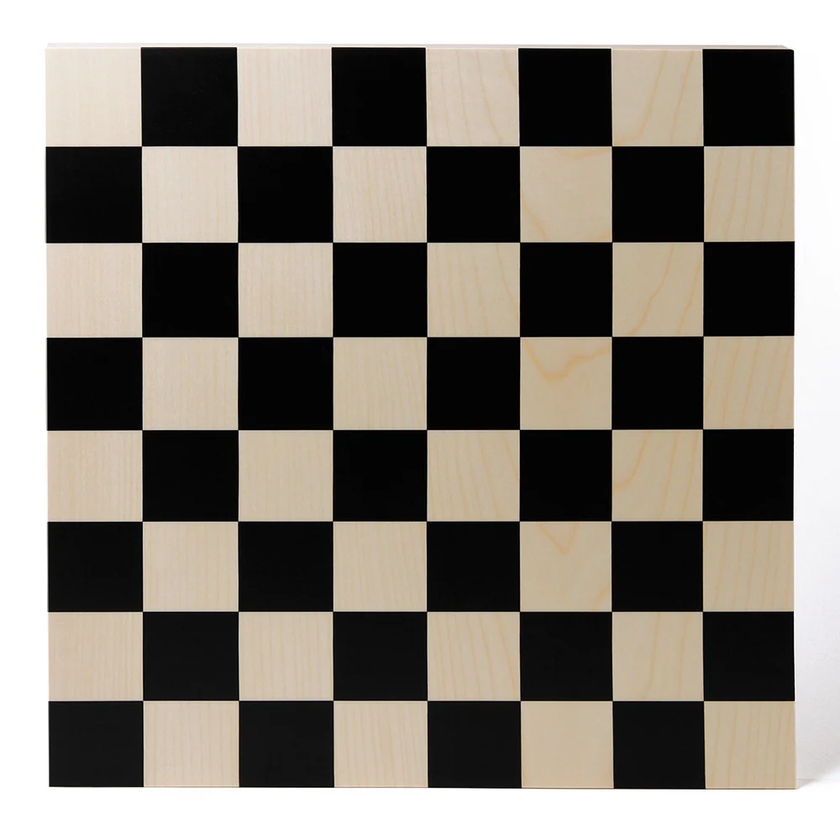
#> input picture twt/assets/chessboard.png, 840 x 840 px, shrunk from 1000 x 1000 before the run
$ python tutorial6.py
#> lines starting #> are read from the running program, lines starting #| are printed output that depends on the picture; after the words box and inside, x2 and y2 are one past the last pixel; in counts of white or black regions, pixels touching at a corner belong together
import numpy as np
import cv2

# edge, corner detection


img = cv2.imread('assets/chessboard.png')
#> img is the input picture: shape (840, 840, 3); mean B, G, R 122.4, 131.2, 137.2


# grayscale conversion
gray = cv2.cvtColor(img, cv2.COLOR_BGR2GRAY)
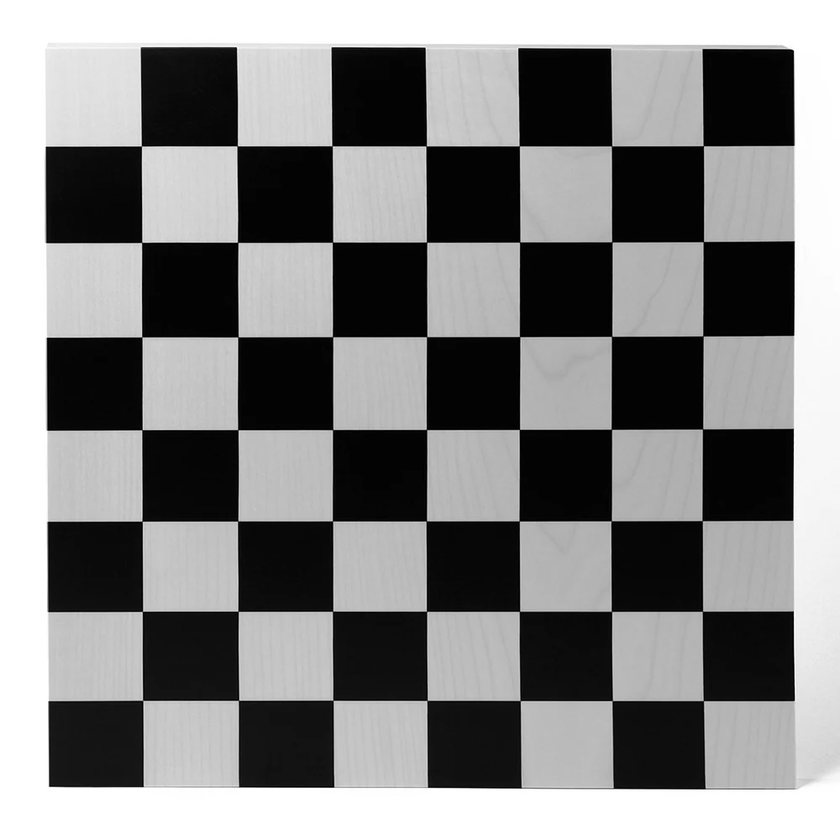
#> gray: shape (840, 840); min 0, max 255, mean 132

# shi-tomasi corner detection algo
corners = cv2.goodFeaturesToTrack(gray, 5, 0.5, 100)   # src img, num of corners. min quality, min euclidean distance betn corners
#> corners = [[333, 786], [331, 145], [142, 146], [50, 785], [47, 338]]

# convert corners into int
corners = np.intp(corners)
# print(corners) # default are floating point vals

for corner in corners:  # gives an 2d array
   # print(corner)
   x, y = corner.ravel()   # get one corner coordinates, .ravel() flattens an array
   cv2.circle(img, (x,y), 10, (255,127,0), -1)  # drawing circles in the corner coordinates
#> this loop made 5 passes
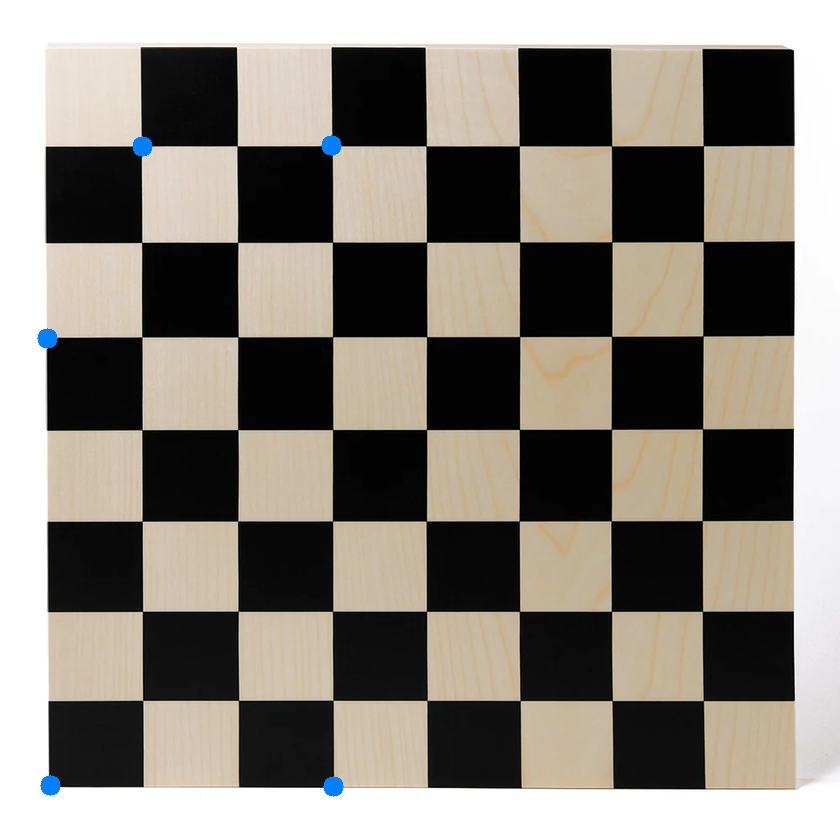
#> img: shape (840, 840, 3); 0.22% of pixels changed, all inside (x1, y1, x2, y2) = (37, 135, 344, 797)


# draw random colored lines between every corners

for i in range(len(corners)): # loop through all corners
   for j in range(i+1, len(corners)):
      # loop through all of the other corners that we haven;t already looped through

      # get two pairs of corners
      corner1 = tuple(corners[i][0])  # as here corners is not flattned so is in the form of [[x,y]]
      # converting to tuples (parameter requirement) as they are list by default
      corner2 = tuple(corners[j][0])

      color = tuple(map(lambda x: int(x), np.random.randint(0,255, size = 3)))   #generate random color, only returns a list, & random ints generated are not all integers (32, 64 bits) when we only want 8bit ints, hence we need to convert them into regular python integers -> map() -> applies the given func to all the element in the arr and returns new arr
      # tuple cast -> parameter req for color
      cv2.line(img, corner1, corner2, color, 1)
#> this loop made 5 passes
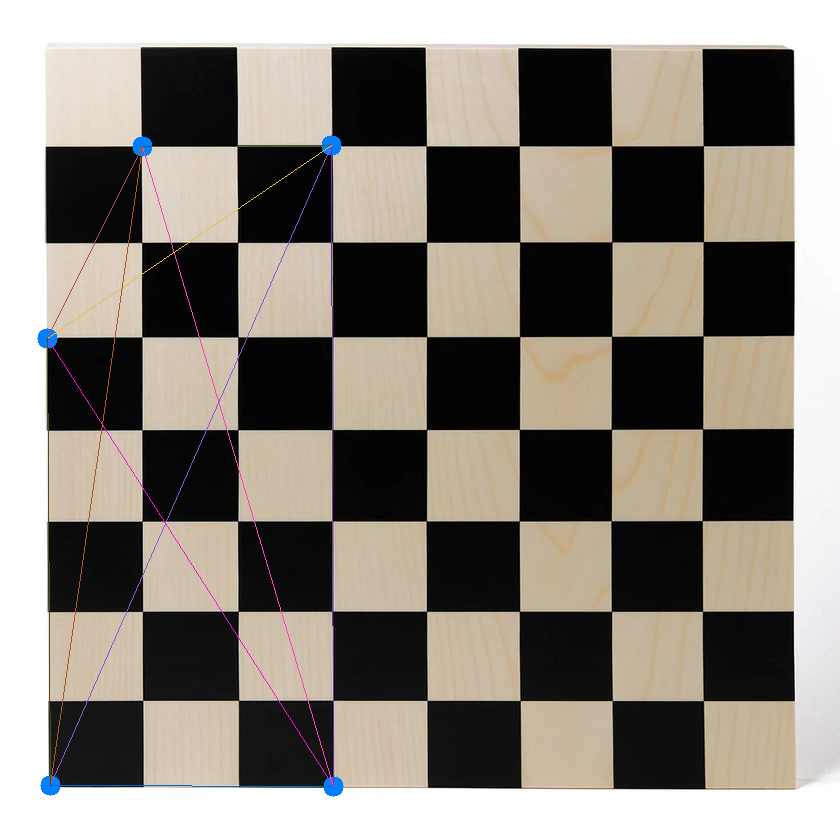
#> img: shape (840, 840, 3); 0.62% of pixels changed, all inside (x1, y1, x2, y2) = (47, 145, 334, 787)


cv2.imshow('Chessboard', img)
cv2.waitKey(0)
cv2.destroyAllWindows()

$ run again, with twt/assets/object-2.png copied over twt/assets/chessboard.png
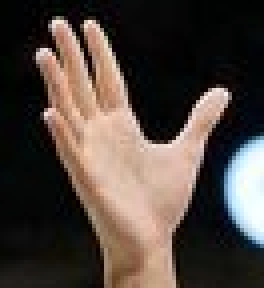
#> input picture twt/assets/object-2.png, 132 x 144 px (shown 2 times larger)
#> img is the input picture: shape (144, 132, 3); mean B, G, R 62.1, 68.8, 79.7
#> `gray = cv2.cvtColor(img, cv2.COLOR_BGR2GRAY)`:
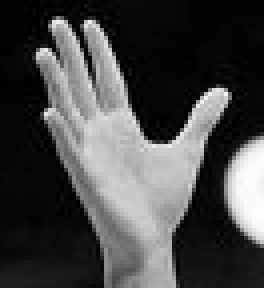
#> gray: shape (144, 132) (shown 2 times larger); min 0, max 254, mean 71.2
#> corners = [[22, 57]]
#> the loop `for corner in corners:` made 1 pass
#> after the loop `for corner in corners:`:
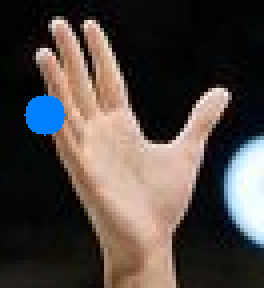
#> img: shape (144, 132, 3) (shown 2 times larger); 1.67% of pixels changed, all inside (x1, y1, x2, y2) = (12, 47, 33, 68)
#> the loop `for i in range(len(corners)):` made 1 pass
